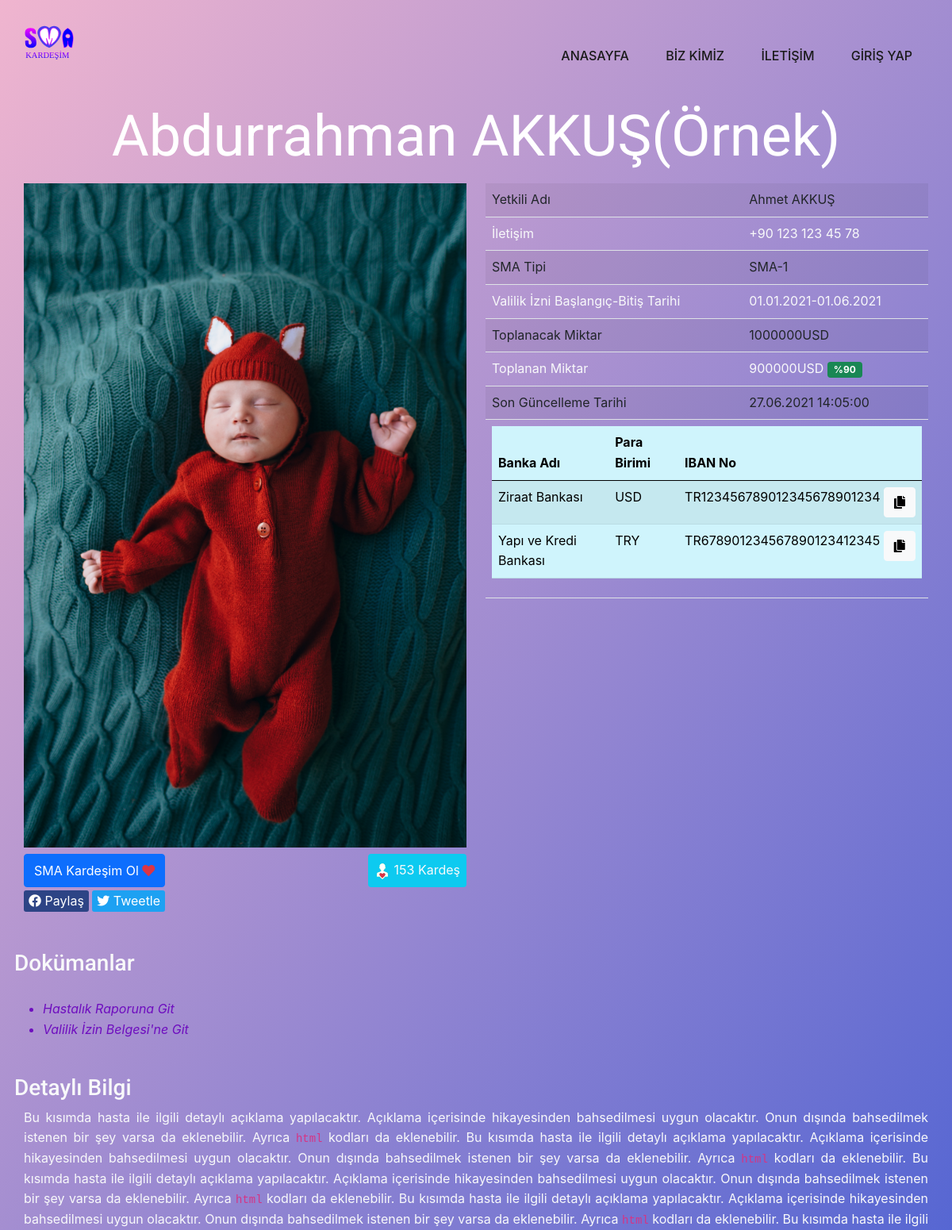
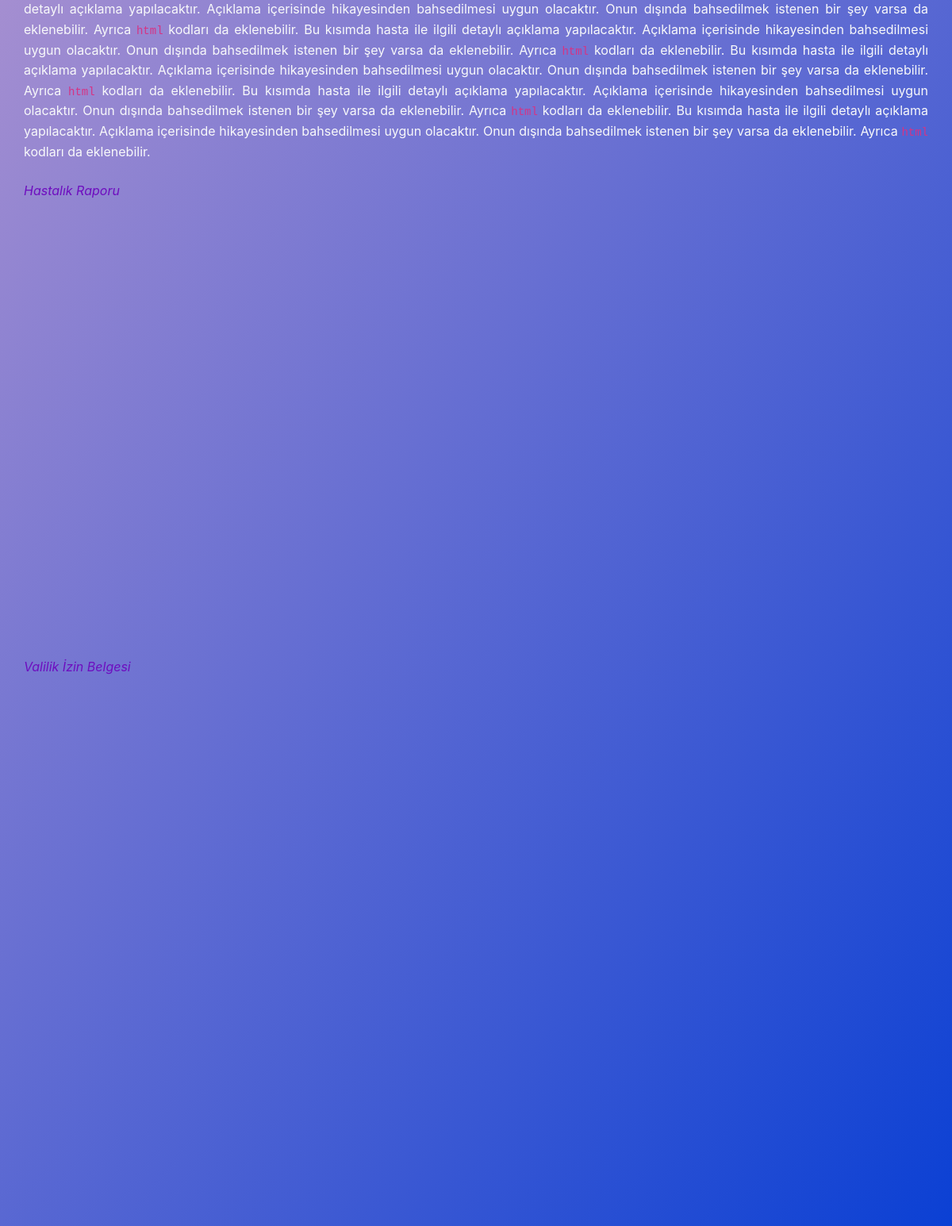
Page /cocugumuz.php on the committed database (2 pictures, top to bottom).
### tables this page shows
CREATE TABLE `cocuk` (
  `id` int NOT NULL AUTO_INCREMENT,
  `ad` varchar(255) DEFAULT NULL,
  `yetkili_adi` varchar(255) DEFAULT NULL,
  `iletisim` varchar(100) DEFAULT NULL,
  `sma_tip` char(5) DEFAULT NULL,
  `valilik_izin_baslangic` date DEFAULT NULL,
  `valilik_izin_bitis` date DEFAULT NULL,
  `toplanacak` bigint DEFAULT NULL,
  `toplanan` bigint DEFAULT NULL,
  `yuzde` tinyint DEFAULT NULL,
  `birim` char(3) DEFAULT NULL,
  `guncelleme_ani` timestamp NULL DEFAULT NULL,
  `kisa_aciklama` mediumtext,
  `aciklama` text,
  `valilik_izni_url` text,
  `hastalik_raporu_url` text,
  `kardes_sayisi` int DEFAULT NULL,
  `resim_url` text,
  `tamamlandi_mi` tinyint DEFAULT NULL,
  PRIMARY KEY (`id`)
);

CREATE TABLE `bankaBilgileri` (
  `id` int NOT NULL AUTO_INCREMENT,
  `cocuk_id` int DEFAULT NULL,
  `banka` varchar(255) DEFAULT NULL,
  `birim` char(3) DEFAULT NULL,
  `iban` varchar(30) DEFAULT NULL,
  PRIMARY KEY (`id`),
  KEY `bankaBilgileri_FK` (`cocuk_id`),
  CONSTRAINT `bankaBilgileri_FK` FOREIGN KEY (`cocuk_id`) REFERENCES `cocuk` (`id`)
);

### cocugumuz.php (the view, shortened to what this page needs)
<?php include 'util/connect.php'; ?>
<?php
$id = isset($_GET['id'])?$_GET['id']:1;
$cocuk = $db->query("SELECT * FROM cocuk WHERE id = '{$id}'")->fetch(PDO::FETCH_ASSOC);
$bankalar = $db->query("SELECT * FROM bankaBilgileri WHERE cocuk_id = '{$id}'");
?>
<?php
$orijinalFormat = 'Y-m-d';
$orijinalZamanDamgasiFormat = 'Y-m-d H:i:s'
?>
<?php
function yuzdeRozeti($value)
{
    if((int) $value<=30){
        return "bg-danger";
    } elseif ((int) $value<=60) {
        return "bg-warning";
    } else {
        return "bg-success";
    }
}
?>
<!DOCTYPE html>
<html style="font-size: 16px;">
<head>
    <link rel="stylesheet" href="css/nicepage.css" media="screen">
    <link rel="stylesheet" href="css/cocuklarimiz.css" media="screen">
    <link rel="stylesheet" href="css/custom.css" media="screen">
    <link href="https://cdn.jsdelivr.net/npm/bootstrap@5.0.1/dist/css/bootstrap.min.css" rel="stylesheet">
    <link rel="stylesheet" href="css/anasayfa.css" media="screen">
    <link rel="stylesheet" href="https://cdnjs.cloudflare.com/ajax/libs/font-awesome/5.15.3/css/all.min.css" />
</head>
<body class="u-body">
    <main>
        <header class="u-clearfix u-header u-header" id="sec-2c14">
            <div class="u-clearfix u-sheet u-sheet-1">
                <a href="/" class="u-image u-logo u-image-1">
                    <img src="images/smaKardesimLogo.svg" class="u-logo-image u-logo-image-1">
                </a>
                <nav class="u-menu u-menu-dropdown u-offcanvas u-menu-1">
                    <div class="u-custom-menu u-nav-container">
                        <ul class="u-nav u-spacing-2 u-unstyled u-nav-1">
                            <li class="u-nav-item"><a class="u-active-palette-1-base u-border-active-palette-1-base u-border-hover-palette-1-light-1 u-button-style u-hover-palette-1-light-1 u-nav-link u-text-active-white u-text-grey-90 u-text-hover-white" href="index.php" style="padding: 10px 20px;">Anasayfa</a>
                            </li>
                            <li class="u-nav-item"><a class="u-active-palette-1-base u-border-active-palette-1-base u-border-hover-palette-1-light-1 u-button-style u-hover-palette-1-light-1 u-nav-link u-text-active-white u-text-grey-90 u-text-hover-white" href="biz-kimiz.php" style="padding: 10px 20px;">BİZ KİMİZ</a>
                            </li>
                            <li class="u-nav-item"><a class="u-active-palette-1-base u-border-active-palette-1-base u-border-hover-palette-1-light-1 u-button-style u-hover-palette-1-light-1 u-nav-link u-text-active-white u-text-grey-90 u-text-hover-white" href="iletisim.php" style="padding: 10px 20px;">İLETİŞİM</a>
                            </li>
                            <li class="u-nav-item"><a class="u-active-palette-1-base u-border-active-palette-1-base u-border-hover-palette-1-light-1 u-button-style u-hover-palette-1-light-1 u-nav-link u-text-active-white u-text-grey-90 u-text-hover-white" style="padding: 10px 20px;">GİRİŞ YAP</a>
                            </li>
                        </ul>
                    </div>
                </nav>
            </div>
        </header>
        <section class="u-clearfix u-section-3" id="sec-468f">
            <h1 class="u-text u-title"><?=$cocuk["ad"]?></h1>
            <div class="u-clearfix u-sheet u-valign-middle u-sheet-1">
                <div class="row">
                    <div class="col-md-6">
                        <img src="<?=$cocuk["resim_url"]?>" class="w-100">
                        <div class="d-flex justify-content-between mt-2">
                            <button type="button" class="btn btn-primary">SMA Kardeşim Ol <i class="fas fa-heart text-danger"></i></button>
                            <div class="p-2 rounded bg-info text-light">
                                <img src="images/kardes.svg" width="20" height="20" alt=""> <?=$cocuk["kardes_sayisi"]?> Kardeş
                            </div>
                        </div>
                        <button id="facebook_share_btn" class="mt-1 share-btn"><i class="fab fa-facebook"></i> Paylaş</button>
                        <button id="twitter_share_btn" class="mt-1 share-btn"><i class="fab fa-twitter"></i> Tweetle</button>
                    </div>
                    <div class="col-md-6 hidden-scroll-bar">
                        <table class="table table-striped text-light">
                            <tr>
                                <td>Yetkili Adı</td>
                                <td><?=$cocuk["yetkili_adi"]?></td>
                            </tr>
                            <tr>
                                <td>İletişim</td>
                                <td><?=$cocuk["iletisim"]?></td>
                            </tr>
                            <tr>
                                <td>SMA Tipi</td>
                                <td><?=$cocuk["sma_tip"]?></td>
                            </tr>
                            <tr>
                                <td>Valilik İzni Başlangıç-Bitiş Tarihi</td>
                                <td><?=DateTime::createFromFormat($orijinalFormat, $cocuk["valilik_izin_baslangic"])->format("d.m.Y")
                                ."-".DateTime::createFromFormat($orijinalFormat,$cocuk["valilik_izin_bitis"])->format("d.m.Y")?></td>
                            </tr>
                            <tr>
                                <td>Toplanacak Miktar</td>
                                <td><?=$cocuk["toplanacak"].$cocuk["birim"]?></td>
                            </tr>
                            <tr>
                                <td>Toplanan Miktar</td>
                                <td><?=$cocuk["toplanan"].$cocuk["birim"]?>
                                    <span class="badge <?php echo yuzdeRozeti($cocuk["yuzde"])?>"><?="%".$cocuk["yuzde"]?></span>
                                </td>
                            </tr>
                            <tr>
                                <td>Son Güncelleme Tarihi</td>
                                <td><?=DateTime::createFromFormat($orijinalZamanDamgasiFormat,$cocuk["guncelleme_ani"])->format("d.m.Y H:i:s")?></td>
                            </tr>
                            <tr>
                                <td colspan="2">
                                    <table class="table table-striped table-info">
                                        <thead>
                                            <tr>
                                                <th>Banka Adı</th>
                                                <th>Para Birimi</th>
                                                <th>IBAN No</th>
                                            </tr>
                                        </thead>
                                        <tbody>
                                            <?php
                                                while ($banka = $bankalar->fetch(PDO::FETCH_ASSOC)) {
                                            ?>
                                            <tr>
                                                <td><?=$banka["banka"]?></td>
                                                <td><?=$banka["birim"]?></td>
                                                <td class="kopyalanabilir" data-bs-toggle="tooltip" data-bs-placement="top" title="Kopyalamak için tıklayınız" onload="tooltipTetikle($(this))">
                                                    <div class="d-flex iban-container">
                                                        <span><?=$banka["iban"]?> </span>&nbsp;
                                                        <button class="btn btn-light d-inline kopyalanabilir"><i class="fas fa-copy"></i></button>
                                                    </div>
                                                </td>
                                            </tr>
                                            <?php
                                                     }
                                             ?>
                                        </tbody>
                                    </table>
                                </td>
                            </tr>
                        </table>
                    </div>
                </div>
                <div class="row text-light mt-4">
                    <?php if (!empty($cocuk["hastalik_raporu_url"])||!empty($cocuk["valilik_izni_url"])) { ?>
                        <h3 class="mt-4">Dokümanlar</h3>
                        <ul>
                        <?php if (!empty($cocuk["hastalik_raporu_url"])) { ?>
                            <li class="mx-4 belge-link"><a href="#hastalik_raporu">Hastalık Raporuna Git</a></li>
                        <?php } ?>
                        <?php if (!empty($cocuk["valilik_izni_url"])) { ?>
                            <li class="mx-4 belge-link"><a href="#valilik_izni">Valilik İzin Belgesi'ne Git</a></li>
                        <?php } ?>
                        </ul>
                    <?php } ?>
                    <h3 class="mt-4">Detaylı Bilgi</h3>
                    <article id="expalaination"><?=$cocuk["aciklama"]?></article>
                    <?php if (!empty($cocuk["hastalik_raporu_url"])) { ?>
                        <a href="<?=$cocuk["hastalik_raporu_url"] ?>" class="mt-4">Hastalık Raporu</a>
                        <div style="height: 500px;margin-bottom: 50px;">
                            <iframe id="hastalik_raporu" src="<?=$cocuk["hastalik_raporu_url"] ?>" width="100%" height="500px"></iframe>
                        </div>
                    <?php } ?>
                    <?php if (!empty($cocuk["valilik_izni_url"])) { ?>
                        <a href="<?=$cocuk["valilik_izni_url"] ?>" class="mt-4">Valilik İzin Belgesi</a>
                        <div style="height: 500px;margin-bottom: 50px;">
                            <iframe id="valilik_izni" src="<?=$cocuk["valilik_izni_url"] ?>" width="100%" height="500px"></iframe>
                        </div>
                    <?php } ?>
                </div>
            </div>
        </section>
        <footer class="u-align-left u-clearfix u-footer" id="sec-0463">
            <div class="u-clearfix u-sheet u-sheet-1"></div>
        </footer>
    </main>
</body>
</html>

### css/cocuklarimiz.css (style rules this page uses)
* { box-sizing: border-box; font-family: -apple-system, BlinkMacSystemFont, "segoe ui", roboto, oxygen, ubuntu, cantarell, "fira sans", "droid sans", "helvetica neue", Arial, sans-serif; font-size: 16px; -webkit-font-smoothing: antialiased; -moz-osx-font-smoothing: grayscale; }
body { background-color: #FFFFFF; margin: 0; }

### css/custom.css (style rules this page uses)
main { background: linear-gradient(127deg, rgba(240, 181, 207, 1) 0%, rgba(11, 64, 212, 1) 100%); min-height: 100vh; }
.hidden-scroll-bar { overflow: scroll; -ms-overflow-style: none; scrollbar-width: none; }

### css/anasayfa.css (style rules this page uses)
.u-section-3 .u-sheet-1 { min-height: 581px; }
.u-text { color: #fff; }
.u-title { text-align: center; }

### cocugumuz.php (style rules this page uses)
#facebook_share_btn { background: #2d4485; }
#twitter_share_btn { background:#1da1f2; }
.share-btn { border: none; border-radius: 3px; color: white; }
#expalaination { text-align: justify; }
.iban-container { cursor: pointer; }
a, .belge-link { color: #6e0dbf; text-decoration: none; font-style: italic; }

### rows in the picture
cocuk: ad "Abdurrahman AKKUŞ(Örnek)", resim_url (picture), kardes_sayisi "153", yetkili_adi "Ahmet AKKUŞ", iletisim "+90 123 123 45 78", sma_tip "SMA-1", valilik_izin_baslangic "01.01.2021", valilik_izin_bitis "01.06.2021", toplanacak "1000000", birim "USD", toplanan "900000", yuzde "90", guncelleme_ani "27.06.2021 14:05:00", aciklama "Bu kısımda hasta ile ilgili detaylı açıklama yapılacaktır. Açıklama içerisinde hikayesinden bahsedilmesi uygun olacaktır. Onun dışında bahsedilmek istenen bir şey varsa da eklenebilir. Ayrıca html kodları da eklenebilir. Bu kısımda hasta ile ilgili detaylı açıklama yapılacaktır. Açıklama içerisinde hikayesinden bahsedilmesi uygun olacaktır. Onun dışında bahsedilmek istenen bir şey varsa da eklenebilir. Ayrıca kodları da eklenebilir. Bu kısımda hasta ile ilgili detaylı açıklama yapılacaktır. Açıklama içerisinde hikayesinden bahsedilmesi uygun olacaktır. Onun dışında bahsedilmek istenen bir şey varsa da eklenebilir. Ayrıca html kodları da eklenebilir. Bu kısımda hasta ile ilgili detaylı…"
bankabilgileri: banka "Ziraat Bankası", birim "USD", iban "TR123456789012345678901234"
bankabilgileri: banka "Yapı ve Kredi Bankası", birim "TRY", iban "TR678901234567890123412345"
